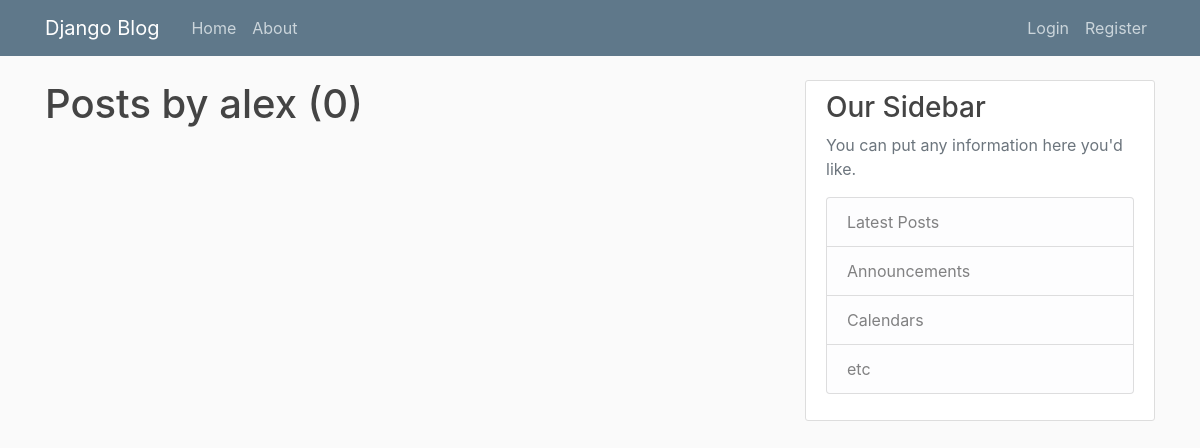
The app's page /user/alex, older data.
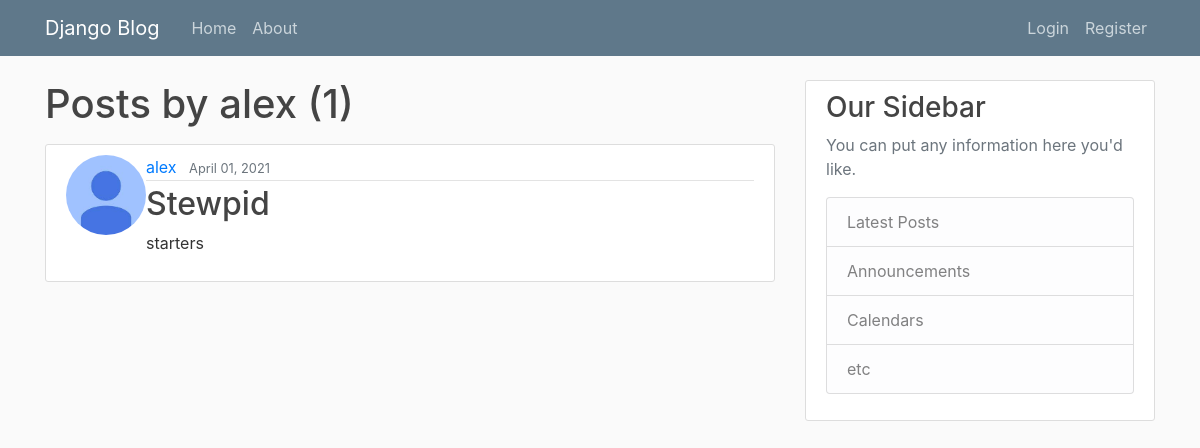
The same page, newer data.
### blog/models.py (models this page shows, shortened)
class Post(models.Model):
    title = models.CharField(max_length=100)
    content = models.TextField()
    date_posted = models.DateTimeField(default=timezone.now)
    author = models.ForeignKey(User, on_delete=models.CASCADE)

### users/models.py (models this page shows, shortened)
class Profile(models.Model):
    user = models.OneToOneField(User, on_delete=models.CASCADE)
    image = models.ImageField(default='default.jpg', upload_to='profile_pics')

### blog/views.py (the view)
# urls.py: path('user/<str:username>', UserPostListView.as_view(), name='user-posts'),
class UserPostListView(ListView):
    model = Post
    template_name = 'blog/user_posts.html'
    context_object_name = 'posts'
    paginate_by = 5
    def get_queryset(self):
        user=get_object_or_404(User, username=self.kwargs.get('username'))
        return Post.objects.filter(author=user).order_by('-date_posted')

### blog/templates/blog/user_posts.html (shortened to what this page needs)
{% extends "blog/base.html" %} {% block content %}
<h1 class="mb-3">Posts by {{ view.kwargs.username }} ({{ page_obj.paginator.count }}) </h1>
{% for post in posts %}
<article class="media content-section">
    <img class="rounded-circle article-image" src="{{ post.author.profile.image.url }}" height="80px" width="80px">
    <div class="media-body">
        <div class="article-metadata">
            <a class="mr-2" href="{% url 'user-posts' post.author.username %}">{{ post.author }}</a>
            <small class="text-muted">{{ post.date_posted|date:"F d, Y" }}</small>
        </div>
        <h2><a class="article-title" href="{% url 'post-detail' post.id %}">{{ post.title }}</a></h2>
        <p class="article-content">{{ post.content }}</p>
    </div>
</article>
{% endfor %}  {% endblock content %}

Row changes from the older to the newer data that the page shows:
added Post: author.profile.image (placeholder picture), author "alex", date_posted "April 01, 2021", title "Stewpid", content "starters"
Text that changed along with them:
{{ page_obj.paginator.count }}: "0" → "1"
